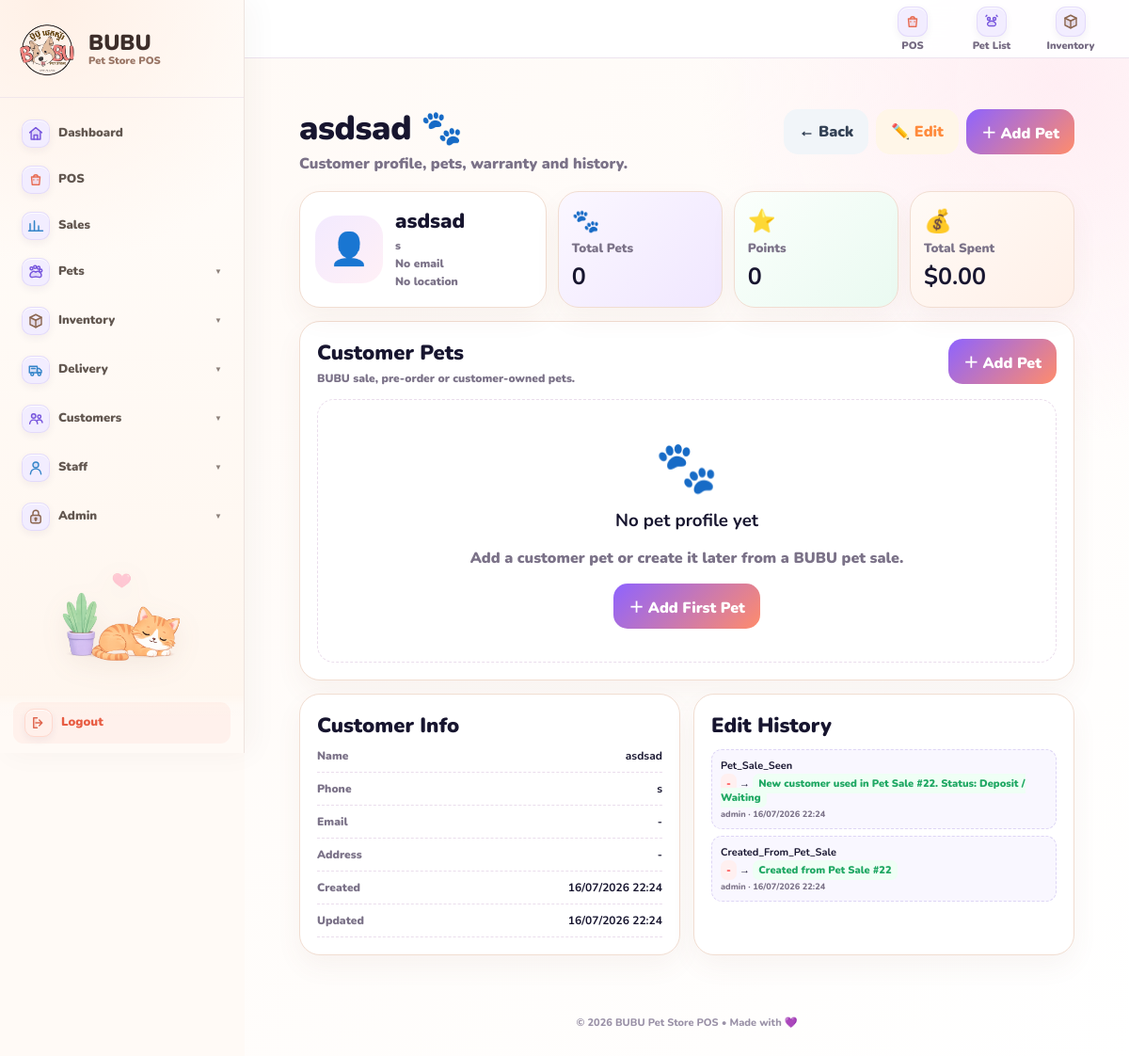
Page /customers/10/ (signed in) on the committed database.
### customers/models.py (models this page shows, shortened)
class Customer(models.Model):
    name = models.CharField(max_length=120)
    phone = models.CharField(max_length=30, blank=True)
    email = models.EmailField(blank=True)
    address = models.TextField(blank=True)
    pet_name = models.CharField(max_length=100, blank=True)
    pet_type = models.CharField(max_length=100, blank=True)
    points = models.IntegerField(default=0)
    total_spent = models.DecimalField(max_digits=12, decimal_places=2, default=0)
    created_at = models.DateTimeField(auto_now_add=True)
    updated_at = models.DateTimeField(auto_now=True)
    created_by = models.ForeignKey(
        User,
        on_delete=models.SET_NULL,
        null=True,
        blank=True,
        related_name="created_customers",
    )
    updated_by = models.ForeignKey(
        User,
        on_delete=models.SET_NULL,
        null=True,
        blank=True,
        related_name="updated_customers",
    )

class CustomerHistory(models.Model):
    customer = models.ForeignKey(
        Customer,
        on_delete=models.CASCADE,
        related_name="histories",
    )
    field_name = models.CharField(max_length=50)
    old_value = models.TextField(blank=True)
    new_value = models.TextField(blank=True)
    changed_by = models.ForeignKey(
        User,
        on_delete=models.SET_NULL,
        null=True,
        blank=True,
    )
    changed_at = models.DateTimeField(auto_now_add=True)

### customers/views.py (the view)
# urls.py: path("<int:pk>/", views.customer_detail, name="customer_detail"),
@login_required
def customer_detail(request, pk):
    customer = get_object_or_404(
        Customer.objects.prefetch_related(
            "pets",
            "histories",
        ),
        pk=pk,
    )
    customer_pets = customer.pets.all().order_by("-created_at")
    histories = customer.histories.all().order_by("-changed_at")
    return render(request, "customers/customer_detail.html", {
        "customer": customer,
        "customer_pets": customer_pets,
        "histories": histories,
    })

### templates/customers/customer_detail.html (shortened to what this page needs)
{% extends "base.html" %}
{% load static %}
{% block content %}
<div class="cdetail-page">
    <div class="cdetail-hero">
        <div>
            <h1>{{ customer.name }} 🐾</h1>
            <p>Customer profile, pets, warranty and history.</p>
        </div>
        <div class="cdetail-actions">
            <a href="{% url 'customer_list' %}" class="cdetail-soft">← Back</a>
            <a href="{% url 'customer_update' customer.id %}" class="cdetail-edit">✏️ Edit</a>
            <a href="{% url 'customer_pet_create' customer.id %}" class="cdetail-add">＋ Add Pet</a>
        </div>
    </div>
    <div class="cdetail-top-grid">
        <section class="cdetail-profile">
            <div class="cdetail-avatar">👤</div>
            <div class="cdetail-profile-text">
                <h2>{{ customer.name }}</h2>
                <p>{{ customer.phone|default:"No phone" }}</p>
                <p>{{ customer.email|default:"No email" }}</p>
                <p>{{ customer.address|default:"No location" }}</p>
            </div>
        </section>
        <section class="cdetail-stat cdetail-purple">
            <span>🐾</span>
            <small>Total Pets</small>
            <strong>{{ customer_pets.count }}</strong>
        </section>
        <section class="cdetail-stat cdetail-green">
            <span>⭐</span>
            <small>Points</small>
            <strong>{{ customer.points|default:0 }}</strong>
        </section>
        <section class="cdetail-stat cdetail-orange">
            <span>💰</span>
            <small>Total Spent</small>
            <strong>${{ customer.total_spent|default:"0.00" }}</strong>
        </section>
    </div>
    <section class="cdetail-section">
        <div class="cdetail-section-head">
            <div>
                <h2>Customer Pets</h2>
                <p>BUBU sale, pre-order or customer-owned pets.</p>
            </div>
            <a href="{% url 'customer_pet_create' customer.id %}" class="cdetail-add-small">＋ Add Pet</a>
        </div>
        <div class="cdetail-pet-grid">
            {% for pet in customer_pets %}
                <article class="cdetail-pet-card">
                    <div class="cdetail-pet-photo">
                        {% if pet.photo %}
                            <img src="{{ pet.photo.url }}" alt="{{ pet.pet_name }}">
                        {% else %}
                            <div>{% if pet.pet_type == "cat" %}🐱{% else %}🐶{% endif %}</div>
                        {% endif %}
                    </div>
                    <div class="cdetail-pet-info">
                        <div class="cdetail-pet-title">
                            <h3>{{ pet.pet_name|default:"No Name Yet" }}</h3>
                            <div class="cdetail-source source-{{ pet.source }}">
                                {% if pet.source == "bubu_sale" %}
                                    BUBU Sale
                                {% elif pet.source == "bubu_preorder" %}
                                    Pre-order
                                {% else %}
                                    Own Pet
                                {% endif %}
                            </div>
                        </div>
                        <div class="cdetail-pet-meta">
                            {{ pet.get_pet_type_display }}
                            {% if pet.breed %} · {{ pet.breed }}{% endif %}
                            {% if pet.gender %} · {{ pet.gender }}{% endif %}
                        </div>
                        <div class="cdetail-pet-lines">
                            {% if pet.age_text %}<span>Age: {{ pet.age_text }}</span>{% endif %}
                            {% if pet.birth_date %}<span>Birthday: {{ pet.birth_date|date:"d/m/Y" }}</span>{% endif %}
                            {% if pet.color %}<span>Color: {{ pet.color }}</span>{% endif %}
                            {% if pet.warranty_expire_date %}
                                <span class="cdetail-warranty">Warranty: {{ pet.warranty_expire_date|date:"d/m/Y" }}</span>
                            {% endif %}
                        </div>
                        {% if pet.pet_sale %}
                            <a href="{% url 'pet_sale_detail' pet.pet_sale.id %}" class="cdetail-invoice">
                                Sale #{{ pet.pet_sale.id }}
                            </a>
                        {% endif %}
                        {% if pet.note %}
                            <p class="cdetail-note">{{ pet.note|truncatechars:90 }}</p>
                        {% endif %}
                    </div>
                    <div class="cdetail-pet-actions">
                        <a href="{% url 'customer_pet_update' pet.id %}" class="cdetail-pet-edit">Edit</a>
                        <button
                            type="button"
                            class="cdetail-pet-delete"
                            onclick="openPetDeleteModal('{% url 'customer_pet_delete' pet.id %}', '{{ pet.pet_name|default:"this pet"|escapejs }}')"
                        >
                            Delete
                        </button>
                    </div>
                </article>
            {% empty %}
                <div class="cdetail-empty">
                    <div>🐾</div>
                    <h3>No pet profile yet</h3>
                    <p>Add a customer pet or create it later from a BUBU pet sale.</p>
                    <a href="{% url 'customer_pet_create' customer.id %}" class="cdetail-add">＋ Add First Pet</a>
                </div>
            {% endfor %}
        </div>
    </section>
    <div class="cdetail-bottom-grid">
        <section class="cdetail-section cdetail-mobile-collapsed" id="customerInfoSection">
            <h2>Customer Info</h2>
            <div class="cdetail-info-row"><span>Name</span><strong>{{ customer.name }}</strong></div>
            <div class="cdetail-info-row"><span>Phone</span><strong>{{ customer.phone|default:"-" }}</strong></div>
            <div class="cdetail-info-row"><span>Email</span><strong>{{ customer.email|default:"-" }}</strong></div>
            <div class="cdetail-info-row"><span>Address</span><strong>{{ customer.address|default:"-" }}</strong></div>
            <div class="cdetail-info-row"><span>Created</span><strong>{{ customer.created_at|date:"d/m/Y H:i" }}</strong></div>
            <div class="cdetail-info-row"><span>Updated</span><strong>{{ customer.updated_at|date:"d/m/Y H:i" }}</strong></div>
        </section>
        <section class="cdetail-section cdetail-mobile-collapsed" id="customerHistorySection">
            <h2>Edit History</h2>
            <div class="cdetail-history-list">
                {% for h in histories %}
                    <div class="cdetail-history-item">
                        <strong>{{ h.field_name|title }}</strong>
                        <div>
                            <span class="cdetail-old">{{ h.old_value|default:"-" }}</span>
                            <span>→</span>
                            <span class="cdetail-new">{{ h.new_value|default:"-" }}</span>
                        </div>
                        <small>{{ h.changed_by|default:"-" }} · {{ h.changed_at|date:"d/m/Y H:i" }}</small>
                    </div>
                {% empty %}
                    <div class="cdetail-empty-history">No edit history yet.</div>
                {% endfor %}
            </div>
        </section>
    </div>
</div>
{% endblock %}

### templates/base.html (style rules this page uses)
:root { --ink:#17152f; --muted:#7b7288; --purple:#8e63ff; --purple-dark:#7047db; --purple-soft:#f3edff; --orange:#ff8464; --green:#25b982; --cream:#fffaf6; --surface:#ffffff; --line:#eadfec; --warm-line:#f2ded1; --sidebar-width:260px; }
* { box-sizing:border-box }
html { width:100%; min-height:100%; scroll-behavior:smooth; -webkit-text-size-adjust:100%; }
body { width:100%; min-height:100%; margin:0; overflow-x:hidden; color:var(--ink); background:var(--cream); font-family:'Nunito',sans-serif; }
a { color:inherit; text-decoration:none; }
h1 { margin:0 0 6px; color:var(--ink); font-size:32px; line-height:1.15; letter-spacing:-.35px; font-weight:1000; }

### templates/customers/customer_detail.html (style rules this page uses)
* { box-sizing:border-box }
a { text-decoration:none }
html { -webkit-text-size-adjust:100%; text-size-adjust:100%; }
.cdetail-page { padding:24px 28px; }
.cdetail-hero { margin-bottom:18px; display:flex; justify-content:space-between; align-items:flex-start; gap:16px; }
.cdetail-hero h1 { margin:0; color:#17152f; font-size:36px; font-weight:1000; }
.cdetail-hero p { margin:6px 0 0; color:#7b7288; font-weight:900; }
.cdetail-actions { display:flex; gap:8px; flex-wrap:wrap; }
.cdetail-soft, .cdetail-edit, .cdetail-add, .cdetail-add-small { min-height:48px; padding:0 16px; border-radius:15px; display:inline-flex; align-items:center; justify-content:center; font-weight:1000; }
.cdetail-soft { color:#334155;background:#f1f5f9 }
.cdetail-edit { color:#ff8b3d;background:#fff6e8 }
.cdetail-add, .cdetail-add-small { color:white; background:linear-gradient(135deg,#8e63ff,#ff8c6b); }
.cdetail-top-grid { margin-bottom:14px; display:grid; grid-template-columns:1.5fr repeat(3,1fr); gap:12px; }
.cdetail-profile, .cdetail-stat, .cdetail-section { border:1px solid #f1ddd1; border-radius:22px; background:white; box-shadow:0 12px 28px rgba(130,91,60,.06); }
.cdetail-profile { padding:16px; display:flex; align-items:center; gap:13px; }
.cdetail-avatar { width:72px; height:72px; flex:0 0 72px; border-radius:22px; display:flex; align-items:center; justify-content:center; background:linear-gradient(135deg,#f3eaff,#fff0f6); font-size:34px; }
.cdetail-profile h2 { margin:0; color:#17152f; font-size:22px; font-weight:1000; }
.cdetail-profile p { margin:3px 0; color:#7b7288; font-size:12px; font-weight:900; }
.cdetail-stat { min-height:108px; padding:14px; display:grid; align-content:center; gap:4px; }
.cdetail-stat span { font-size:24px }
.cdetail-stat small { color:#7b7288;font-weight:900 }
.cdetail-stat strong { color:#17152f;font-size:25px }
.cdetail-purple { background:linear-gradient(135deg,#fbf7ff,#f0e7ff) }
.cdetail-green { background:linear-gradient(135deg,#fbfffc,#eafaf1) }
.cdetail-orange { background:linear-gradient(135deg,#fffaf6,#fff0e8) }
.cdetail-section { margin-bottom:14px; padding:18px; }
.cdetail-section-head { margin-bottom:14px; display:flex; align-items:flex-start; justify-content:space-between; gap:12px; }
.cdetail-section-head h2, .cdetail-section h2 { margin:0; color:#17152f; font-size:22px; font-weight:1000; }
.cdetail-section-head p { margin:4px 0 0; color:#7b7288; font-size:12px; font-weight:900; }
.cdetail-pet-grid { display:grid; grid-template-columns:repeat(3,minmax(0,1fr)); gap:12px; }
.cdetail-empty { grid-column:1/-1; padding:35px; border:1px dashed #eaddec; border-radius:18px; text-align:center; color:#7b7288; font-weight:900; }
.cdetail-empty > div { font-size:54px }
.cdetail-empty h3 { margin:6px 0;color:#17152f }
.cdetail-bottom-grid { display:grid; grid-template-columns:1fr 1fr; gap:14px; }
.cdetail-info-row { padding:9px 0; border-bottom:1px dashed #eaddec; display:flex; justify-content:space-between; gap:10px; font-size:12px; font-weight:900; }
.cdetail-info-row span { color:#7b7288 }
.cdetail-info-row strong { color:#17152f;text-align:right }
.cdetail-history-list { margin-top:10px; display:grid; gap:7px; }
.cdetail-history-item { padding:9px; border:1px dashed #ddd5f5; border-radius:11px; display:grid; gap:4px; background:#f9f7ff; font-size:11px; font-weight:900; }
.cdetail-old, .cdetail-new { padding:3px 6px; border-radius:7px; }
.cdetail-old { color:#ff4d4d;background:#fff0f0 }
.cdetail-new { color:#20a864;background:#effff5 }
.cdetail-history-item small, .cdetail-empty-history { color:#7b7288;font-weight:800 }

### rows in the picture
Customer: name "asdsad", phone "s", email "No email", address "No location", points "0", total_spent "0.00", email "-", address "-", created_at "16/07/2026 22:24", updated_at "16/07/2026 22:24"
CustomerHistory: field_name "Pet_Sale_Seen", old_value "-", new_value "New customer used in Pet Sale #22. Status: Deposit / Waiting", changed_by "admin", changed_at "16/07/2026 22:24"
CustomerHistory: field_name "Created_From_Pet_Sale", old_value "-", new_value "Created from Pet Sale #22", changed_by "admin", changed_at "16/07/2026 22:24"

### other values in the picture
{{ customer_pets.count }} "0"
